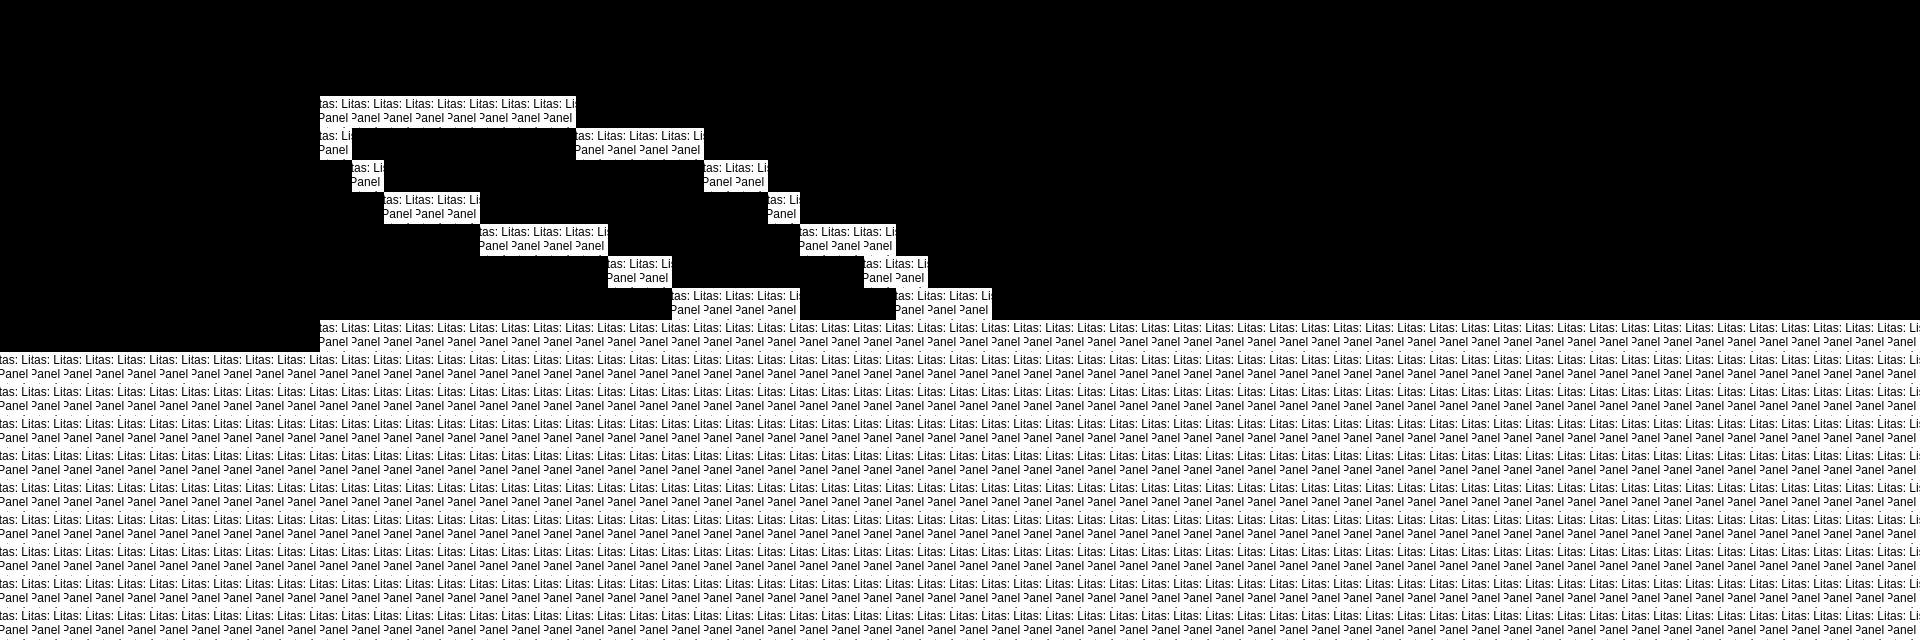

This is a level from a 2D game, rendered from its Tiled map with the project's own tilesets. A one-line summary and the map file follow, with tile-layer data summarised:
An orthogonal 60x20 tile map with 32x32 px tiles, 1 tile layer (Tile Layer 1) and 6 objects.

<map version="1.4" tiledversion="1.4.2" orientation="orthogonal" renderorder="left-up" width="60" height="20" tilewidth="32" tileheight="32" infinite="0" nextlayerid="3" nextobjectid="7">
 <tileset firstgid="1" source="Diagrama General.tsx" />
 <layer id="1" name="Tile Layer 1" width="60" height="20">
  <data>[1200 cells, 628 non-empty, 1 distinct tile ids]</data>
 </layer>
 <objectgroup id="2" name="FLOOR">
  <object id="1" x="32" y="384" width="1728" height="256" />
  <object id="2" x="320" y="320" width="1440" height="64" />
  <object id="3" x="1127.27" y="727.273" height="3.0303" />
  <object id="4" x="678.788" y="448.485" width="148.485" height="84.8485" />
  <object id="5" x="848.485" y="245.455" width="12.1212" />
  <object id="6" x="1312.12" y="957.576" />
 </objectgroup>
</map>
